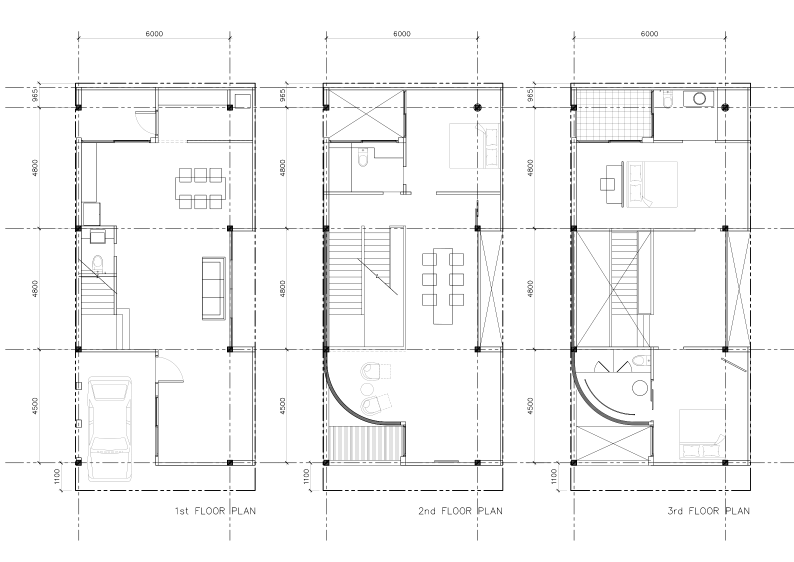
#> input picture data/input_images/wsk49/plan_clean_001.png, 2382 x 1684 px (shown at 1/3 size)
$ python image_to_banner.py ../../../data/input_images/wsk49/plan_clean_001.png ../../../data/input_images/wsk49/plan_clean_001.png ../../../data/input_images/wsk49/plan_clean_001.png ../../../data/input_images/wsk49/plan_clean_001.png
#> lines starting #> are read from the running program, lines starting #| are printed output that depends on the picture
import sys, os
from PIL import Image, ImageOps, ImageDraw, ImageFont

def main():
    if len(sys.argv) < 4:
        print("usage: image_to_banner.py <input_image> <output_image> <title> [subtitle]")
        sys.exit(2)

    inp, outp, title = sys.argv[1], sys.argv[2], sys.argv[3]
    subtitle = sys.argv[4] if len(sys.argv) >= 5 else ""

    img = Image.open(inp).convert("RGB")
    w, h = img.size
#> w = 2382; h = 1684

    # 16:9 banner target
    tw = max(1600, w)
#> tw = 2382
    th = int(tw * 9 / 16)
#> th = 1339

    # Fit source into banner with blurred background
    from PIL import ImageFilter
    bg = img.resize((tw, th))
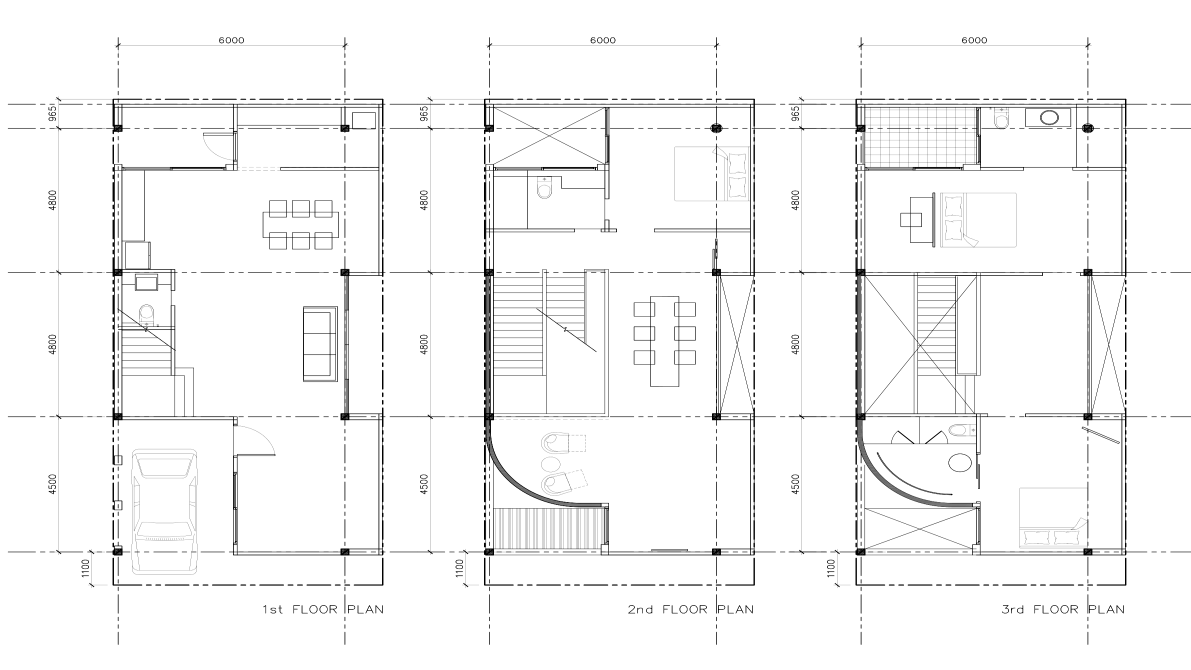
#> bg: PIL image 2382x1339 RGB (shown at 1/2 size); min 0, max 255, mean 246.5
    bg = bg.filter(ImageFilter.GaussianBlur(radius=18))
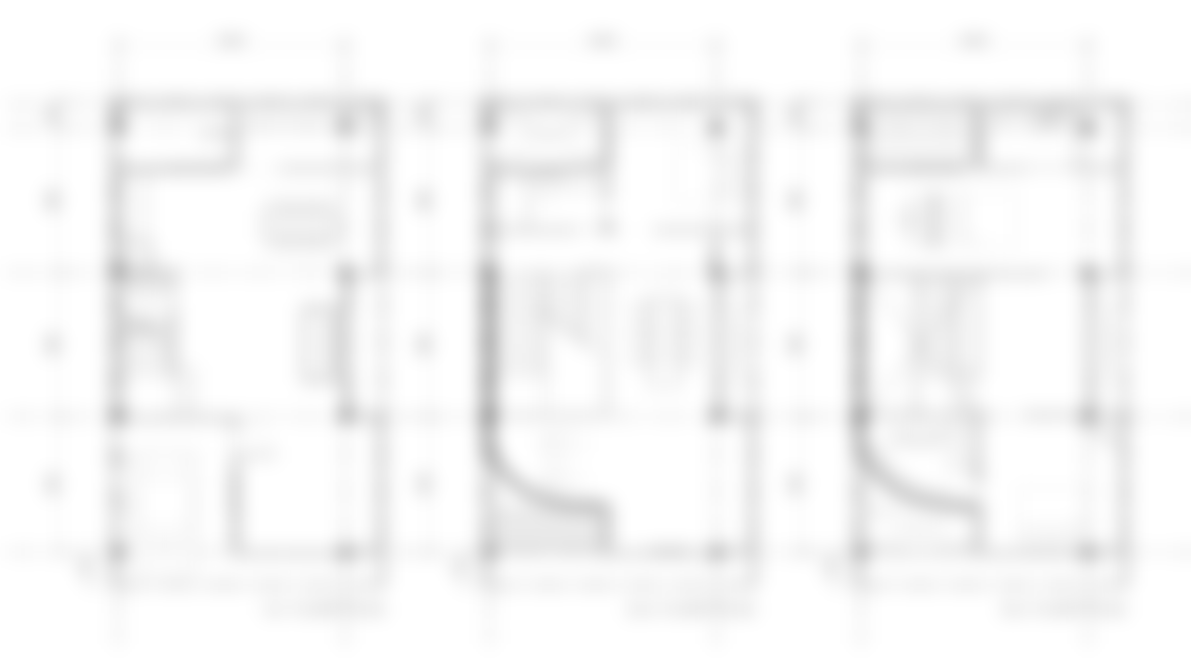
#> bg: PIL image 2382x1339 RGB (shown at 1/2 size); min 182, max 255, mean 246.5

    fg = ImageOps.contain(img, (int(tw*0.86), int(th*0.86)))
    canvas = bg.copy()
    fx, fy = fg.size
#> fx = 1628; fy = 1151
    canvas.paste(fg, ((tw-fx)//2, (th-fy)//2))
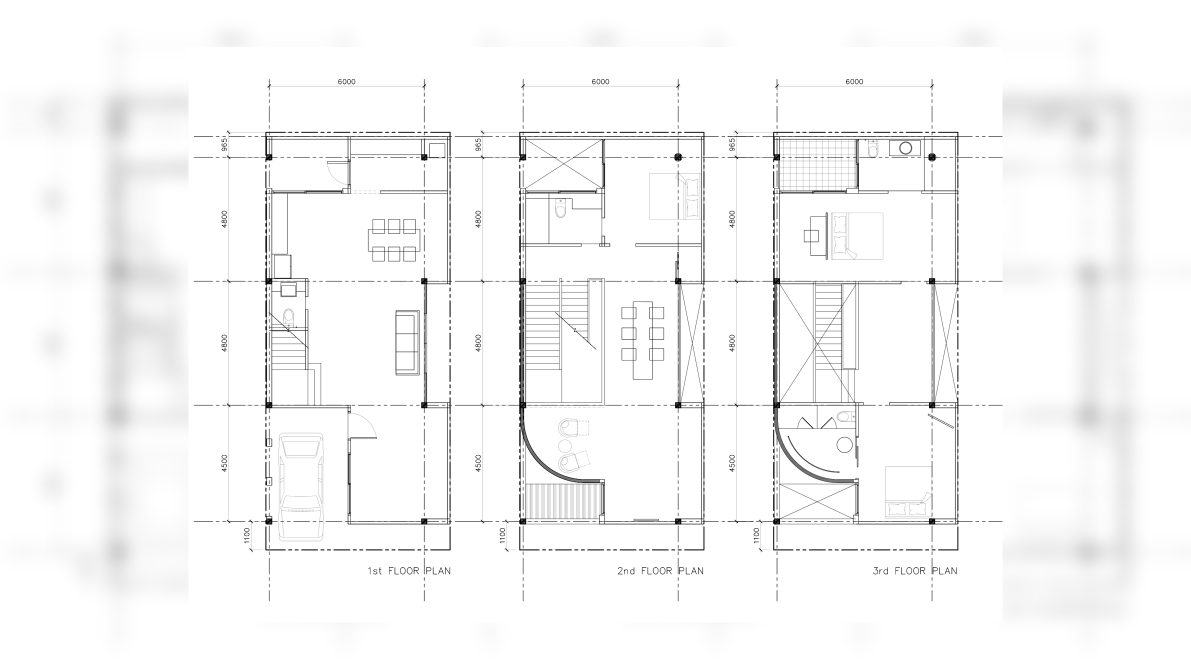
#> canvas: PIL image 2382x1339 RGB (shown at 1/2 size); min 0, max 255, mean 247.7

    # Text overlay block
    draw = ImageDraw.Draw(canvas)
    pad = int(tw * 0.05)
#> pad = 119
    box_h = int(th * 0.22)
#> box_h = 294
    y0 = th - box_h - pad
#> y0 = 926

    overlay = Image.new("RGB", (tw - 2*pad, box_h), (0,0,0))
#> overlay: PIL image 2144x294 RGB; every value is 0
    overlay = ImageOps.colorize(ImageOps.grayscale(overlay), black=(0,0,0), white=(0,0,0))
    overlay = overlay.convert("RGBA")
#> overlay: PIL image 2144x294 RGBA
    overlay.putalpha(140)
    canvas_rgba = canvas.convert("RGBA")
    canvas_rgba.alpha_composite(overlay, (pad, y0))
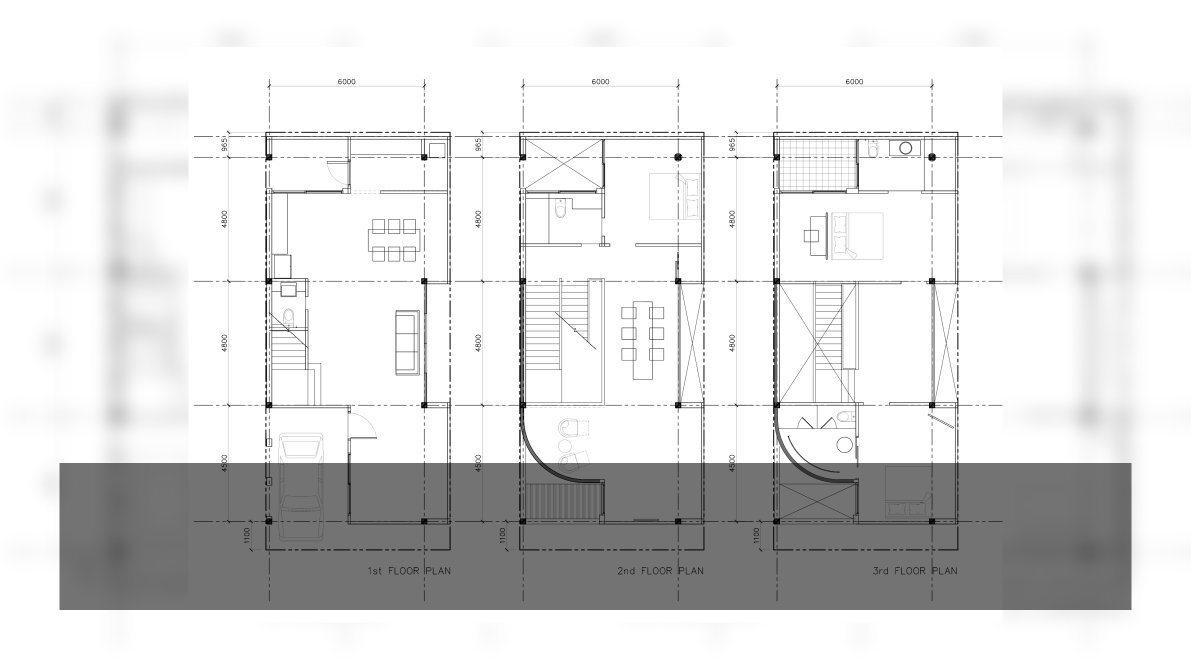
#> canvas_rgba: PIL image 2382x1339 RGBA (shown at 1/2 size); mean R, G, B, A 220.9, 220.9, 220.9, 255

    draw = ImageDraw.Draw(canvas_rgba)

    # Attempt common fonts
    font_candidates = [
        "/System/Library/Fonts/SFNS.ttf",
        "/System/Library/Fonts/Supplemental/Arial.ttf",
        "/usr/share/fonts/truetype/dejavu/DejaVuSans-Bold.ttf",
    ]
    title_fs = max(26, int(tw * 0.035))
#> title_fs = 83
    sub_fs   = max(18, int(tw * 0.02))
#> sub_fs = 47

    title_font = ImageFont.load_default()
    sub_font = ImageFont.load_default()

    for f in font_candidates:
        if os.path.exists(f):
            try:
                title_font = ImageFont.truetype(f, size=title_fs)
                sub_font = ImageFont.truetype(f, size=sub_fs)
                break
            except: continue

    tx = pad + int(tw*0.03)
#> tx = 190
    ty = y0 + int(box_h*0.18)
#> ty = 978
    draw.text((tx, ty), title, font=title_font, fill=(255,255,255,255))

    if subtitle.strip():
        draw.text((tx, ty + int(box_h*0.45)), subtitle, font=sub_font, fill=(220,220,220,255))

    os.makedirs(os.path.dirname(outp) or ".", exist_ok=True)
    canvas_rgba.convert("RGB").save(outp, quality=92)
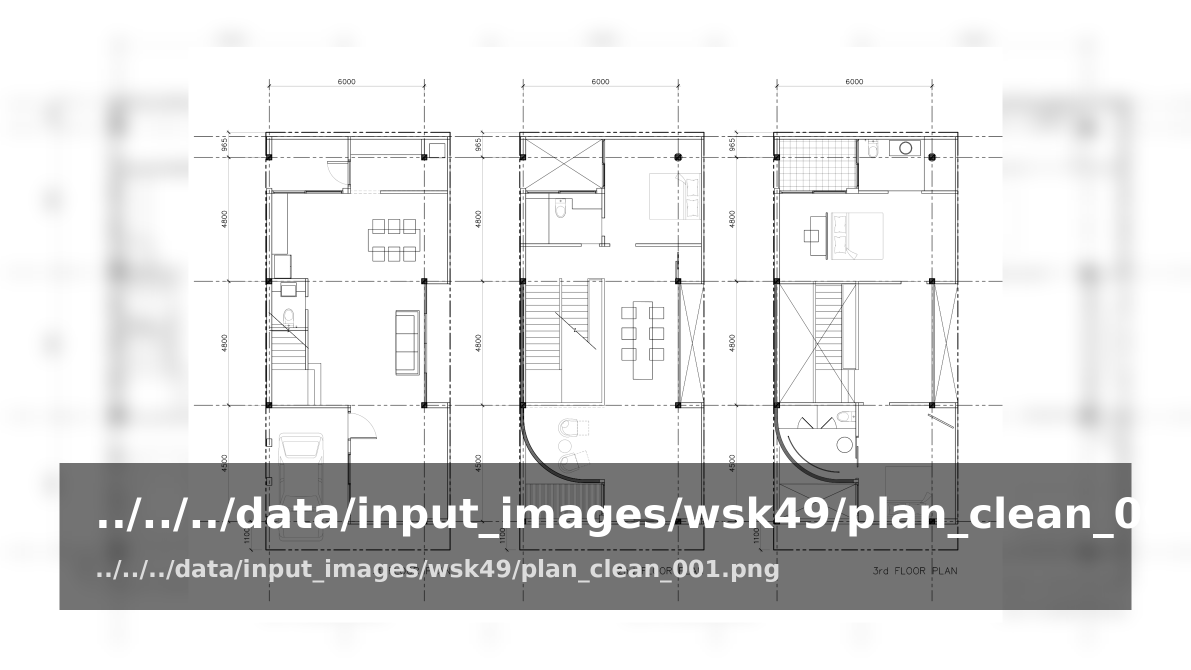
#> saved as plan_clean_001.png: PIL image 2382x1339 RGB (shown at 1/2 size); min 0, max 255, mean 223.8
    print(outp)

if __name__ == "__main__":
    main()
